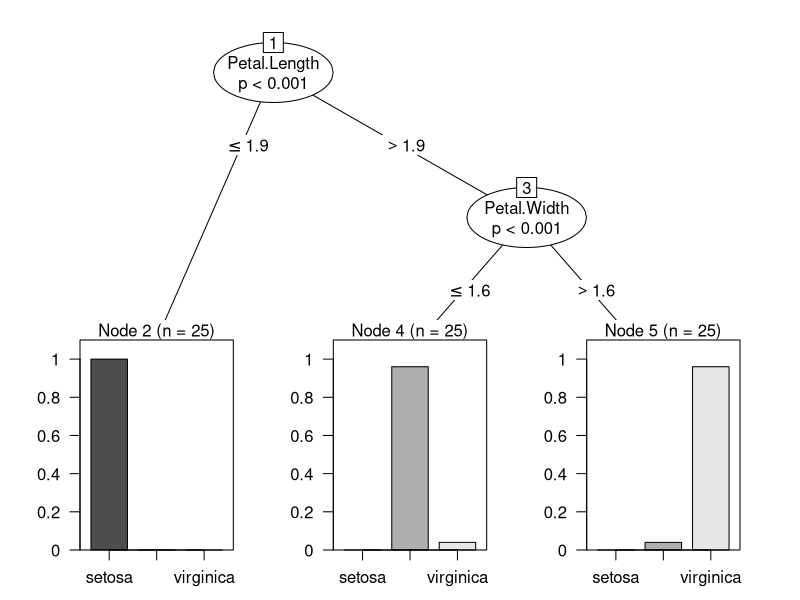

Write R code to recreate this figure.
iris <- iris
str(iris)

iris_setosa<-iris[iris$Species=="setosa",] 
iris_versicolor <- iris[iris$Species=="versicolor",] 
iris_virginica <- iris[iris$Species=="virginica",] 
iris_train <- rbind(iris_setosa[1:25,],iris_versicolor[1:25,],iris_virginica[1:25,])
iris_test <- rbind(iris_setosa[26:50,],iris_versicolor[26:50,],iris_virginica[26:50,])
install.packages('party')
library(party)
attach(iris)
formula <- (Species~Sepal.Length+Sepal.Width+Petal.Length+Petal.Width)
iris_tree <- ctree(formula, data = iris_train)
plot(iris_tree)

table(predict(iris_tree),iris_train$Species)                    
#test
iris_tree_test <- ctree(formula, data = iris_test)
table(predict(iris_tree_test),iris_test$Species)
pred <- predict(iris_tree,iris_test)
View(pred)
mean(iris_test$Species==pred)
library(caret)
confusionMatrix(pred,iris_test$Species)
library(gmodels)
CrossTable(iris_test$Species,pred)
